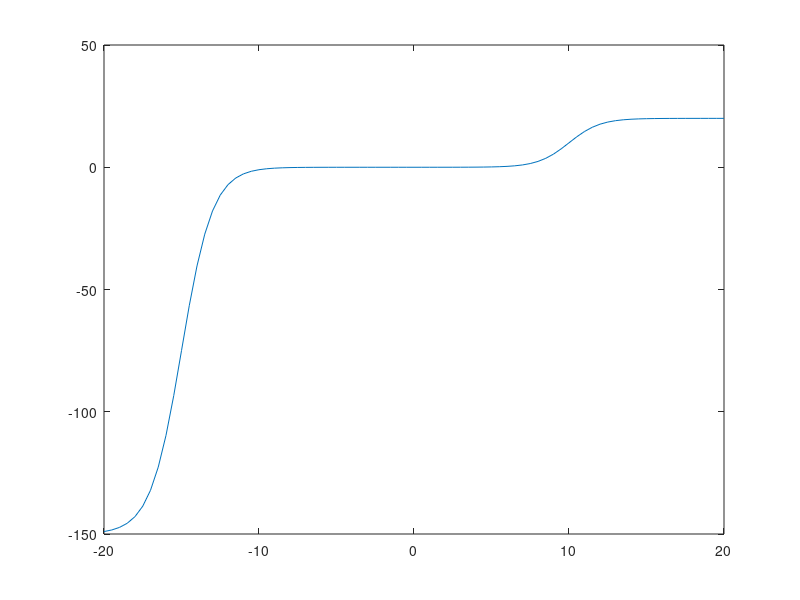

Write the MATLAB code that produced this figure.
x=-20:0.5:20;
b=15;
a=10;
lim_bot=150;
lim_up=20;
fx=-lim_bot*(1-1./(1+exp(-(x+b))))+lim_up*(1./(1+exp(-(x-a))));
plot(x,fx)